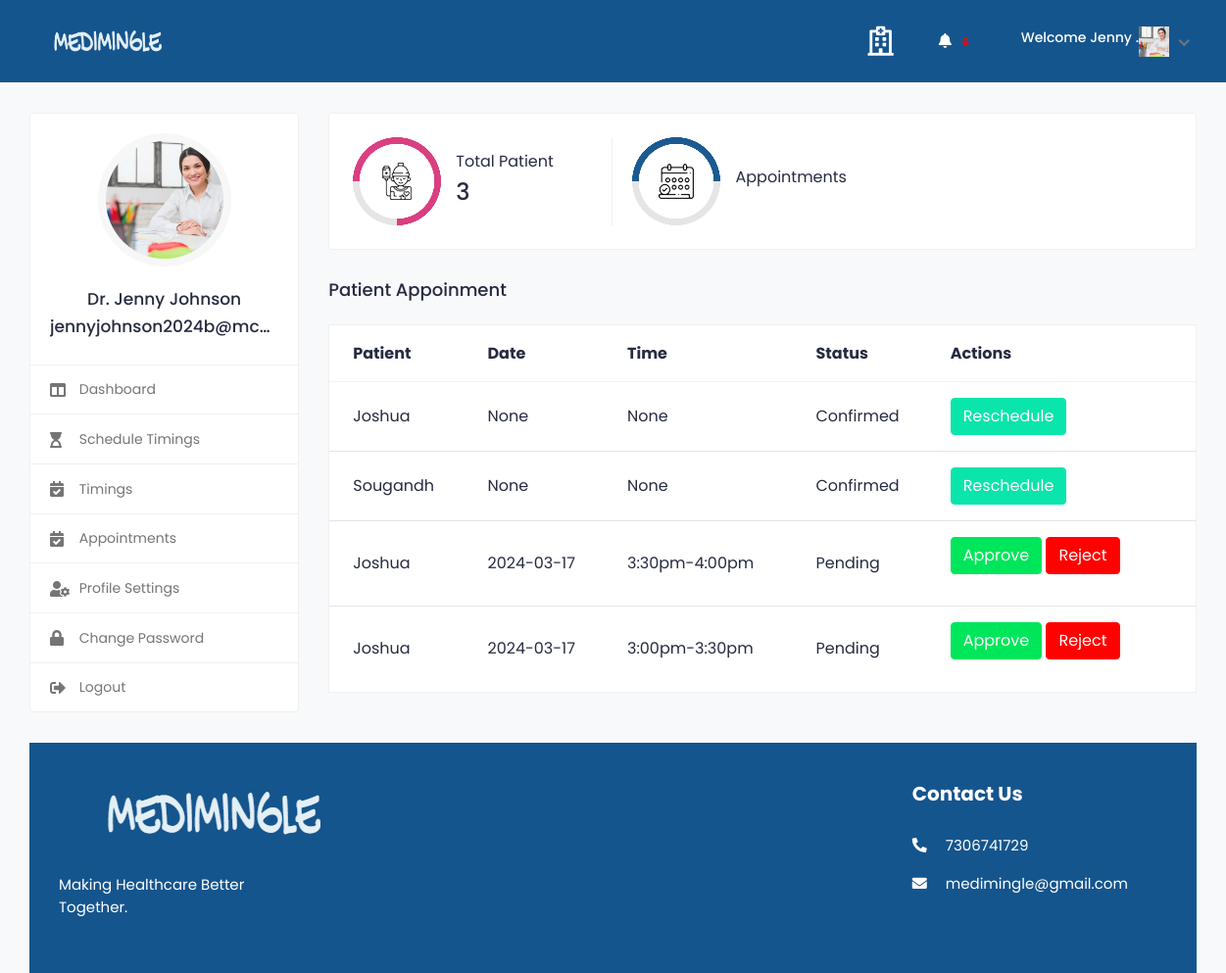
Page /doctor_dashboard/ (signed in) on the earlier database version.
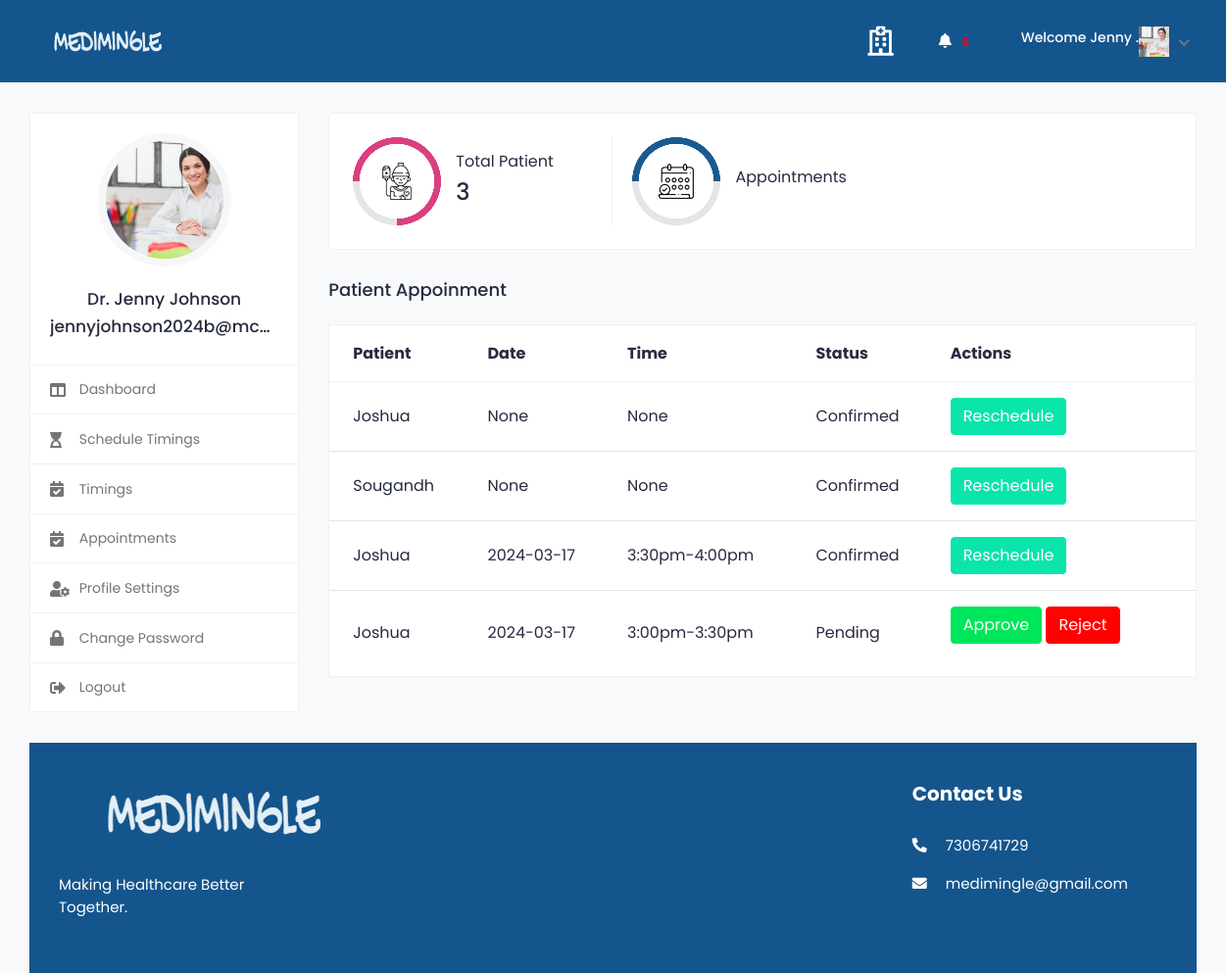
Same page on the later database version.
### medi/models.py (models this page shows, shortened)
class Appointment(models.Model):
    doctor = models.ForeignKey(Doctor, on_delete=models.CASCADE)
    patient = models.ForeignKey(Patient, on_delete=models.CASCADE)
    appointment_time_slot = models.ForeignKey(AppointmentTime, on_delete=models.CASCADE,null=True)
    appointment_datetime=models.CharField(max_length=50, null=True)
    appointment_time=models.CharField(max_length=50, null=True)
    is_confirmed = models.BooleanField(default=False)

class Patient(models.Model):
    user = models.OneToOneField(tbl_user, on_delete=models.CASCADE)
    profile_image = models.ImageField(upload_to='doctor/',default='patient8.jpg')
    city  = models.CharField(max_length=100, null=True,blank=True)
    state  = models.CharField(max_length=100, null=True)
    country  = models.CharField(max_length=100, null=True)
    gender  = models.CharField(max_length=50, null=True)
    blood_group  = models.CharField(max_length=50, null=True)
    date_joined = models.DateTimeField(default=datetime.now, blank=True)
    date_of_birth = models.DateField(null=True)
    address=models.TextField(null=True)
    pin=models.CharField(max_length=6,null=True)
    def __str__(self):
        return self.user.first_name

class tbl_user(AbstractUser):
    email=models.EmailField(unique=True)
    phone_number=models.CharField(max_length=15, null=True)
    USER_TYPE_CHOICES = (
        ('patient', 'Patient'),('doctor', 'Doctor'),
    )
    user_type = models.CharField(
        max_length=10,
        choices=USER_TYPE_CHOICES,
        default='patient',
    )
    is_email_verified = models.BooleanField(default=False)
    email_verification_token = models.CharField(max_length=255, blank=True, null=True)
    status= models.BooleanField(default=False)

### medi/views.py (the view)
# urls.py: path('doctor_dashboard/',views.doctor_dashboard,name='doctor_dashboard'),
def doctor_dashboard(request):
    current_user = request.user
    current_doctor = get_object_or_404(Doctor, user=current_user)
    specialization = DoctorSpecialization.objects.filter(doctor=current_doctor)
    doctor_appointments = Appointment.objects.filter(doctor=current_doctor)
    notifications = Notification.objects.filter(doctor=current_doctor)
    n_count = notifications.count()
    pat = tbl_user.objects.filter(user_type='patient').exclude(is_superuser=True)
    pat_count = pat.count()
    context = {
        "pat": pat,
        "pat_count": pat_count,
        "doctor": current_doctor,
        'specialization': specialization,
        'appointments': doctor_appointments,
        'notifications': notifications,
        "n_count": n_count
    }
    return render(request, 'doctor_dashboard.html', context)

### templates/doctor_dashboard.html (shortened to what the changed rows need)
{% load static %}
{% include "includes/doc_header.html" %}
						<div class="col-md-7 col-lg-8 col-xl-9">
							<div class="row">
								<div class="col-md-12">
							<div class="row">
								<div class="col-md-12">
									<div class="appointment-tab">
										<div class="tab-content">
											<div class="tab-pane show active" id="upcoming-appointments">
												<div class="card card-table mb-0">
													<div class="card-body">
														<div class="table-responsive">
															<table class="table table-hover table-center mb-0">
																<thead>
																	<tr>
																		<th>Patient</th>
																		<th>Date</th>
																		<th>Time</th>
																		<th>Status</th>
																		<th>Actions</th>
																	</tr>
																</thead>
																<tbody>
																	{% for appointment in appointments %}
																	<tr>
																		<td>{{ appointment.patient }}</td>
																		<td>{{ appointment.appointment_datetime }}</td>
    																	<td>{{ appointment.appointment_time }}</td>
																		<td>
																			{% if appointment.is_confirmed %}
																				Confirmed
																			{% else %}
																				Pending
																			{% endif %}
																		</td>
																		<td>
																			{% if not appointment.is_confirmed %}
																				<form action="{% url 'confirm_appointment' appointment.id %}" method="post">
																					<button type="submit" class="btn btn-success" name="action" value="approve">Approve</button>
																					<button type="submit" class="btn btn-danger" name="action" value="reject">Reject</button>
																				</form>
																			{% else %}
																				<a href="{% url 'reschedule_appointment' appointment.id %}" class="btn btn-primary">Reschedule</a>
																			{% endif %}
																		</td>
																	</tr>
																	{% endfor %}
																</tbody>
															</table>
														</div>
													</div>
												</div>
											</div>
										</div>
									</div>
								</div>
							</div>
						</div>
					</div>
				</div>
			</div>
			<footer class="footer">
				<div class="footer-top">
					<div class="container-fluid">
						<div class="row">
							<div class="col-lg-3 col-md-6">
								<div class="footer-widget footer-contact">
									<h2 class="footer-title">Contact Us</h2>
								</div>
							</div>
						</div>
					</div>
				</div>
						</div>
					</div>
				</div>
	</body>
</html>

Differences in the rows shown:
changed Appointment "3:30pm-4:00pm": is_confirmed "Pending Approve Reject" → "Confirmed Reschedule"
